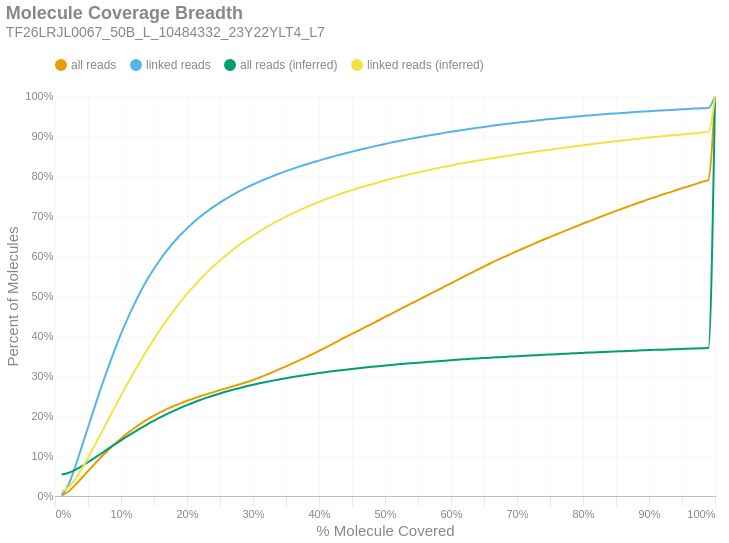

The code cell stored with this chart in its notebook:
### Markdown cell above
### Molecule Read Coverage
This chart shows molecule coverage breadth as computed by the number of bases aligned to that molecule. In other words, "*how much of each unique long molecule is actually sequenced/aligned?*" Keep in mind there is a distinction between sequences and alignments, since some sequences belonging to a particular molecule may not align well and wouldn't appear in the alignment data. This chart also shows molecule coverage breadth as computed by the *inferred fragment* from which the aligned sequences originate. Unlike read coverage, this calculation takes into account the total insert size, including unsequenced gaps between the forward and reverse reads. Like the previous figures, these are cumulative percents.

### Code cell
if SKIPLR:
    print_html(f"Skipped")
else:
    binned_df = consolidated_hist(valids['coverage_bp'], mask, 0.01, True)
    binned_df_inf = consolidated_hist(valids['coverage_inserts'], mask, 0.01, True)
    binned_df = binned_df.with_columns(pl.lit(binned_df_inf['all reads (cumsum)']).alias('all reads (inferred)'))
    binned_df = binned_df.with_columns(pl.lit(binned_df_inf['linked reads (cumsum)']).alias('linked reads (inferred)'))
    binned_df = binned_df.with_columns(
        (pl.col('bin').cast(pl.Float64) + 0.01).alias('right_edge')
    )

    with SafeRender(binned_df):
        (
            density_plot(binned_df, 'Molecule Coverage Breadth', samplename, 'molcov', ['all reads (inferred)','linked reads (inferred)'])
            .encode(
                #x=alt.X('bin:Q', title="% Molecule Covered").axis(format = '%').scale(padding=0),
                x=alt.X('right_edge:Q', title="% Molecule Covered").axis(format='%').scale(padding=0),
                y=alt.Y('value:Q', title='Percent of Molecules')
                    .axis(format='%')
                    .stack(False)
                    .scale(domainMin=0, padding=0),
                color=alt.Color("key:N").scale(domain = ["all reads", "linked reads", "all reads (inferred)", "linked reads (inferred)"]),
                tooltip = [
                    alt.Tooltip("key:N", title = "Data Type"),
                    alt.Tooltip("range_label:N", title="% Molecule Covered"),
                    alt.Tooltip("value:Q", format = ".2%", title="% Molecules")
                ]
            )
        ).display()

### Figure 1 — Vega-Lite specification as saved in the notebook (floating-point values rounded to 4 significant figures)
{"width": "container", "height": 400, "config": {"title": {"anchor": "start", "dy": -15, "fontSize": 18, "color": "#888888", "subtitleColor": "#888888", "subtitleFontSize": 14}, "arc": {"fill": "#0072B2"}, "axis": {"domainColor": "#888888", "domainWidth": 0.5, "gridWidth": 0.2, "grid": false, "titleFontWeight": 400, "titleFontSize": 15, "labelFontSize": 11, "labelColor": "#888888", "tickColor": "#888888", "tickWidth": 0.2, "titleColor": "#888888"}, "axisBand": {"grid": false}, "axisX": {"grid": true, "tickSize": 10, "domainCap": "round"}, "axisY": {"domain": false, "grid": true, "tickSize": 0, "domainCap": "round"}, "background": "transparent", "header": {"labelFontSize": 15, "labelColor": "#888888", "titleFontSize": 15, "titleFontWeight": 600, "titleColor": "#888888"}, "legend": {"labelFont": "sans-serif", "labelFontSize": 12, "labelColor": "#888888", "symbolSize": 100, "symbolType": "circle", "titleFontSize": 12, "titlePadding": 10, "titleColor": "#888888", "title": null, "orient": "top"}, "range": {"category": ["#E69F00", "#56B4E9", "#009E73", "#F0E442", "#0072B2", "#D55E00", "#CC79A7", "#000000"], "diverging": ["#cfe8f3", "#a2d4ec", "#73bfe2", "#46abdb", "#1696d2", "#12719e"]}, "area": {"fill": "#0072B2", "fillOpacity": 0.7, "line": true, "strokeOpacity": 0.7}, "line": {"color": "#0072B2", "stroke": "#0072B2", "strokeWidth": 2}, "trail": {"color": "#0072B2", "stroke": "#0072B2", "strokeWidth": 0, "size": 1}, "point": {"filled": true, "fillOpacity": 1.0, "size": 95}, "text": {"color": "#888888", "fontSize": 11, "align": "right", "fontWeight": 400, "size": 11}, "bar": {"fill": "#0072B2", "stroke": null}, "view": {"stroke": null, "continuousWidth": 660, "continuousHeight": 400}}, "data": {"name": "data-3aa18608f8f1cf3ff42fecb6bc748803"}, "mark": {"type": "line", "interpolate": "monotone", "point": {"opacity": 0, "size": 275}}, "encoding": {"color": {"field": "key", "scale": {"domain": ["all reads", "linked reads", "all reads (inferred)", "linked reads (inferred)"]}, "type": "nominal"}, "tooltip": [{"field": "key", "title": "Data Type", "type": "nominal"}, {"field": "range_label", "title": "% Molecule Covered", "type": "nominal"}, {"field": "value", "format": ".2%", "title": "% Molecules", "type": "quantitative"}], "x": {"axis": {"format": "%"}, "field": "right_edge", "scale": {"padding": 0}, "title": "% Molecule Covered", "type": "quantitative"}, "y": {"axis": {"format": "%"}, "field": "value", "scale": {"domainMin": 0, "padding": 0}, "stack": false, "title": "Percent of Molecules", "type": "quantitative"}}, "params": [{"name": "param_c36ac31b6afebe62", "select": {"type": "point", "fields": ["key"]}, "bind": "legend"}], "title": {"text": "Molecule Coverage Breadth", "subtitle": "TF26LRJL0067_50B_L_10484332_23Y22YLT4_L7"}, "transform": [{"fold": ["all reads (cumsum)", "linked reads (cumsum)", "all reads (inferred)", "linked reads (inferred)"]}, {"calculate": "replace(datum.key, ' (cumsum)', '')", "as": "key"}, {"filter": {"param": "param_c36ac31b6afebe62"}}], "usermeta": {"embedOptions": {"downloadFileName": "TF26LRJL0067_50B_L_10484332_23Y22YLT4_L7.molcov"}}, "$schema": "https://vega.github.io/schema/vega-lite/v6.4.1.json", "datasets": {"data-3aa18608f8f1cf3ff42fecb6bc748803": [{"bin": "0.0", "interval": "0.0-0.01", "all reads": 0.001056, "linked reads": 0.001948, "all reads (cumsum)": 0.001056, "linked reads (cumsum)": 0.001948, "range_label": "0.0-0.01", "all reads (inferred)": 0.05375, "linked reads (inferred)": 0.01218, "right_edge": 0.01}, {"bin": "0.01", "interval": "0.01-0.02", "all reads": 0.009596, "linked reads": 0.02478, "all reads (cumsum)": 0.01065, "linked reads (cumsum)": 0.02673, "range_label": "0.01-0.02", "all reads (inferred)": 0.05751, "linked reads (inferred)": 0.02112, "right_edge": 0.02}, {"bin": "0.02", "interval": "0.02-0.03", "all reads": 0.01581, "linked reads": 0.04336, "all reads (cumsum)": 0.02646, "linked reads (cumsum)": 0.07009, "range_label": "0.02-0.03", "all reads (inferred)": 0.0647, "linked reads (inferred)": 0.04047, "right_edge": 0.03}, {"bin": "0.03", "interval": "0.03-0.04", "all reads": 0.01779, "linked reads": 0.0501, "all reads (cumsum)": 0.04425, "linked reads (cumsum)": 0.1202, "range_label": "0.03-0.04", "all reads (inferred)": 0.07397, "linked reads (inferred)": 0.06611, "right_edge": 0.04}, {"bin": "0.04", "interval": "0.04-0.05", "all reads": 0.01797, "linked reads": 0.05111, "all reads (cumsum)": 0.06222, "linked reads (cumsum)": 0.1713, "range_label": "0.04-0.05", "all reads (inferred)": 0.08435, "linked reads (inferred)": 0.09501, "right_edge": 0.05}, {"bin": "0.05", "interval": "0.05-0.06", "all reads": 0.01779, "linked reads": 0.05082, "all reads (cumsum)": 0.08, "linked reads (cumsum)": 0.2221, "range_label": "0.05-0.06", "all reads (inferred)": 0.09528, "linked reads (inferred)": 0.1259, "right_edge": 0.06}, {"bin": "0.06", "interval": "0.06-0.07", "all reads": 0.01733, "linked reads": 0.04968, "all reads (cumsum)": 0.09733, "linked reads (cumsum)": 0.2718, "range_label": "0.06-0.07", "all reads (inferred)": 0.1063, "linked reads (inferred)": 0.1572, "right_edge": 0.07}, {"bin": "0.07", "interval": "0.07-0.08", "all reads": 0.01635, "linked reads": 0.04698, "all reads (cumsum)": 0.1137, "linked reads (cumsum)": 0.3188, "range_label": "0.07-0.08", "all reads (inferred)": 0.1173, "linked reads (inferred)": 0.1887, "right_edge": 0.08}, {"bin": "0.08", "interval": "0.08-0.09", "all reads": 0.01552, "linked reads": 0.04466, "all reads (cumsum)": 0.1292, "linked reads (cumsum)": 0.3634, "range_label": "0.08-0.09", "all reads (inferred)": 0.1284, "linked reads (inferred)": 0.2204, "right_edge": 0.09}, {"bin": "0.09", "interval": "0.09-0.1", "all reads": 0.01457, "linked reads": 0.04181, "all reads (cumsum)": 0.1438, "linked reads (cumsum)": 0.4053, "range_label": "0.09-0.1", "all reads (inferred)": 0.1393, "linked reads (inferred)": 0.2515, "right_edge": 0.1}, {"bin": "0.1", "interval": "0.1-0.11", "all reads": 0.01334, "linked reads": 0.03836, "all reads (cumsum)": 0.1571, "linked reads (cumsum)": 0.4436, "range_label": "0.1-0.11", "all reads (inferred)": 0.1497, "linked reads (inferred)": 0.2815, "right_edge": 0.11}, {"bin": "0.11", "interval": "0.11-0.12", "all reads": 0.01234, "linked reads": 0.0354, "all reads (cumsum)": 0.1695, "linked reads (cumsum)": 0.479, "range_label": "0.11-0.12", "all reads (inferred)": 0.1598, "linked reads (inferred)": 0.3105, "right_edge": 0.12}, {"bin": "0.12", "interval": "0.12-0.13", "all reads": 0.01154, "linked reads": 0.03287, "all reads (cumsum)": 0.181, "linked reads (cumsum)": 0.5119, "range_label": "0.12-0.13", "all reads (inferred)": 0.1696, "linked reads (inferred)": 0.3388, "right_edge": 0.13}, {"bin": "0.13", "interval": "0.13-0.14", "all reads": 0.01049, "linked reads": 0.02973, "all reads (cumsum)": 0.1915, "linked reads (cumsum)": 0.5416, "range_label": "0.13-0.14", "all reads (inferred)": 0.1792, "linked reads (inferred)": 0.3663, "right_edge": 0.14}, {"bin": "0.14", "interval": "0.14-0.15", "all reads": 0.009454, "linked reads": 0.02649, "all reads (cumsum)": 0.2009, "linked reads (cumsum)": 0.5681, "range_label": "0.14-0.15", "all reads (inferred)": 0.1882, "linked reads (inferred)": 0.3922, "right_edge": 0.15}, {"bin": "0.15", "interval": "0.15-0.16", "all reads": 0.008802, "linked reads": 0.02448, "all reads (cumsum)": 0.2097, "linked reads (cumsum)": 0.5926, "range_label": "0.15-0.16", "all reads (inferred)": 0.197, "linked reads (inferred)": 0.4175, "right_edge": 0.16}, {"bin": "0.16", "interval": "0.16-0.17", "all reads": 0.007953, "linked reads": 0.02199, "all reads (cumsum)": 0.2177, "linked reads (cumsum)": 0.6146, "range_label": "0.16-0.17", "all reads (inferred)": 0.2052, "linked reads (inferred)": 0.4413, "right_edge": 0.17}, {"bin": "0.17", "interval": "0.17-0.18", "all reads": 0.00727, "linked reads": 0.01982, "all reads (cumsum)": 0.225, "linked reads (cumsum)": 0.6344, "range_label": "0.17-0.18", "all reads (inferred)": 0.213, "linked reads (inferred)": 0.4637, "right_edge": 0.18}, {"bin": "0.18", "interval": "0.18-0.19", "all reads": 0.006695, "linked reads": 0.01796, "all reads (cumsum)": 0.2317, "linked reads (cumsum)": 0.6524, "range_label": "0.18-0.19", "all reads (inferred)": 0.2204, "linked reads (inferred)": 0.485, "right_edge": 0.19}, {"bin": "0.19", "interval": "0.19-0.2", "all reads": 0.006319, "linked reads": 0.01648, "all reads (cumsum)": 0.238, "linked reads (cumsum)": 0.6688, "range_label": "0.19-0.2", "all reads (inferred)": 0.2274, "linked reads (inferred)": 0.5051, "right_edge": 0.2}, {"bin": "0.2", "interval": "0.2-0.21", "all reads": 0.005874, "linked reads": 0.01525, "all reads (cumsum)": 0.2439, "linked reads (cumsum)": 0.6841, "range_label": "0.2-0.21", "all reads (inferred)": 0.2339, "linked reads (inferred)": 0.5239, "right_edge": 0.21}, {"bin": "0.21", "interval": "0.21-0.22", "all reads": 0.005566, "linked reads": 0.01405, "all reads (cumsum)": 0.2494, "linked reads (cumsum)": 0.6981, "range_label": "0.21-0.22", "all reads (inferred)": 0.2401, "linked reads (inferred)": 0.5418, "right_edge": 0.22}, {"bin": "0.22", "interval": "0.22-0.23", "all reads": 0.005296, "linked reads": 0.0129, "all reads (cumsum)": 0.2547, "linked reads (cumsum)": 0.711, "range_label": "0.22-0.23", "all reads (inferred)": 0.2459, "linked reads (inferred)": 0.5585, "right_edge": 0.23}, {"bin": "0.23", "interval": "0.23-0.24", "all reads": 0.005043, "linked reads": 0.01167, "all reads (cumsum)": 0.2598, "linked reads (cumsum)": 0.7227, "range_label": "0.23-0.24", "all reads (inferred)": 0.2513, "linked reads (inferred)": 0.5741, "right_edge": 0.24}, {"bin": "0.24", "interval": "0.24-0.25", "all reads": 0.004871, "linked reads": 0.01086, "all reads (cumsum)": 0.2646, "linked reads (cumsum)": 0.7336, "range_label": "0.24-0.25", "all reads (inferred)": 0.2564, "linked reads (inferred)": 0.589, "right_edge": 0.25}, {"bin": "0.25", "interval": "0.25-0.26", "all reads": 0.004795, "linked reads": 0.01053, "all reads (cumsum)": 0.2694, "linked reads (cumsum)": 0.7441, "range_label": "0.25-0.26", "all reads (inferred)": 0.2614, "linked reads (inferred)": 0.6031, "right_edge": 0.26}, {"bin": "0.26", "interval": "0.26-0.27", "all reads": 0.004759, "linked reads": 0.009623, "all reads (cumsum)": 0.2742, "linked reads (cumsum)": 0.7537, "range_label": "0.26-0.27", "all reads (inferred)": 0.2659, "linked reads (inferred)": 0.6162, "right_edge": 0.27}, {"bin": "0.27", "interval": "0.27-0.28", "all reads": 0.004987, "linked reads": 0.00898, "all reads (cumsum)": 0.2792, "linked reads (cumsum)": 0.7627, "range_label": "0.27-0.28", "all reads (inferred)": 0.2702, "linked reads (inferred)": 0.6287, "right_edge": 0.28}, {"bin": "0.28", "interval": "0.28-0.29", "all reads": 0.005193, "linked reads": 0.008223, "all reads (cumsum)": 0.2844, "linked reads (cumsum)": 0.7709, "range_label": "0.28-0.29", "all reads (inferred)": 0.2742, "linked reads (inferred)": 0.6402, "right_edge": 0.29}, {"bin": "0.29", "interval": "0.29-0.3", "all reads": 0.005666, "linked reads": 0.007847, "all reads (cumsum)": 0.29, "linked reads (cumsum)": 0.7788, "range_label": "0.29-0.3", "all reads (inferred)": 0.278, "linked reads (inferred)": 0.651, "right_edge": 0.3}, {"bin": "0.3", "interval": "0.3-0.31", "all reads": 0.006151, "linked reads": 0.007361, "all reads (cumsum)": 0.2962, "linked reads (cumsum)": 0.7861, "range_label": "0.3-0.31", "all reads (inferred)": 0.2817, "linked reads (inferred)": 0.6616, "right_edge": 0.31}, {"bin": "0.31", "interval": "0.31-0.32", "all reads": 0.006687, "linked reads": 0.007039, "all reads (cumsum)": 0.3029, "linked reads (cumsum)": 0.7932, "range_label": "0.31-0.32", "all reads (inferred)": 0.2851, "linked reads (inferred)": 0.6715, "right_edge": 0.32}, {"bin": "0.32", "interval": "0.32-0.33", "all reads": 0.006997, "linked reads": 0.006665, "all reads (cumsum)": 0.3099, "linked reads (cumsum)": 0.7998, "range_label": "0.32-0.33", "all reads (inferred)": 0.2885, "linked reads (inferred)": 0.6811, "right_edge": 0.33}, {"bin": "0.33", "interval": "0.33-0.34", "all reads": 0.007135, "linked reads": 0.006399, "all reads (cumsum)": 0.317, "linked reads (cumsum)": 0.8062, "range_label": "0.33-0.34", "all reads (inferred)": 0.2915, "linked reads (inferred)": 0.6898, "right_edge": 0.34}, {"bin": "0.34", "interval": "0.34-0.35", "all reads": 0.007243, "linked reads": 0.00583, "all reads (cumsum)": 0.3242, "linked reads (cumsum)": 0.8121, "range_label": "0.34-0.35", "all reads (inferred)": 0.2945, "linked reads (inferred)": 0.6983, "right_edge": 0.35}, {"bin": "0.35", "interval": "0.35-0.36", "all reads": 0.007414, "linked reads": 0.005787, "all reads (cumsum)": 0.3317, "linked reads (cumsum)": 0.8179, "range_label": "0.35-0.36", "all reads (inferred)": 0.2973, "linked reads (inferred)": 0.7065, "right_edge": 0.36}, {"bin": "0.36", "interval": "0.36-0.37", "all reads": 0.007524, "linked reads": 0.005618, "all reads (cumsum)": 0.3392, "linked reads (cumsum)": 0.8235, "range_label": "0.36-0.37", "all reads (inferred)": 0.3, "linked reads (inferred)": 0.7142, "right_edge": 0.37}, {"bin": "0.37", "interval": "0.37-0.38", "all reads": 0.007408, "linked reads": 0.005179, "all reads (cumsum)": 0.3466, "linked reads (cumsum)": 0.8287, "range_label": "0.37-0.38", "all reads (inferred)": 0.3026, "linked reads (inferred)": 0.7217, "right_edge": 0.38}, {"bin": "0.38", "interval": "0.38-0.39", "all reads": 0.007812, "linked reads": 0.005006, "all reads (cumsum)": 0.3544, "linked reads (cumsum)": 0.8337, "range_label": "0.38-0.39", "all reads (inferred)": 0.3051, "linked reads (inferred)": 0.7287, "right_edge": 0.39}, {"bin": "0.39", "interval": "0.39-0.4", "all reads": 0.008192, "linked reads": 0.004859, "all reads (cumsum)": 0.3626, "linked reads (cumsum)": 0.8385, "range_label": "0.39-0.4", "all reads (inferred)": 0.3074, "linked reads (inferred)": 0.7354, "right_edge": 0.4}, {"bin": "0.4", "interval": "0.4-0.41", "all reads": 0.008513, "linked reads": 0.004876, "all reads (cumsum)": 0.3711, "linked reads (cumsum)": 0.8434, "range_label": "0.4-0.41", "all reads (inferred)": 0.3096, "linked reads (inferred)": 0.7417, "right_edge": 0.41}, {"bin": "0.41", "interval": "0.41-0.42", "all reads": 0.00872, "linked reads": 0.004494, "all reads (cumsum)": 0.3798, "linked reads (cumsum)": 0.8479, "range_label": "0.41-0.42", "all reads (inferred)": 0.3118, "linked reads (inferred)": 0.7479, "right_edge": 0.42}, {"bin": "0.42", "interval": "0.42-0.43", "all reads": 0.008742, "linked reads": 0.004552, "all reads (cumsum)": 0.3886, "linked reads (cumsum)": 0.8524, "range_label": "0.42-0.43", "all reads (inferred)": 0.3139, "linked reads (inferred)": 0.7537, "right_edge": 0.43}, {"bin": "0.43", "interval": "0.43-0.44", "all reads": 0.008368, "linked reads": 0.004287, "all reads (cumsum)": 0.3969, "linked reads (cumsum)": 0.8567, "range_label": "0.43-0.44", "all reads (inferred)": 0.3158, "linked reads (inferred)": 0.7593, "right_edge": 0.44}, {"bin": "0.44", "interval": "0.44-0.45", "all reads": 0.008329, "linked reads": 0.004231, "all reads (cumsum)": 0.4053, "linked reads (cumsum)": 0.861, "range_label": "0.44-0.45", "all reads (inferred)": 0.3177, "linked reads (inferred)": 0.7647, "right_edge": 0.45}, {"bin": "0.45", "interval": "0.45-0.46", "all reads": 0.008256, "linked reads": 0.004019, "all reads (cumsum)": 0.4135, "linked reads (cumsum)": 0.865, "range_label": "0.45-0.46", "all reads (inferred)": 0.3196, "linked reads (inferred)": 0.7699, "right_edge": 0.46}, {"bin": "0.46", "interval": "0.46-0.47", "all reads": 0.008398, "linked reads": 0.004003, "all reads (cumsum)": 0.4219, "linked reads (cumsum)": 0.869, "range_label": "0.46-0.47", "all reads (inferred)": 0.3213, "linked reads (inferred)": 0.7749, "right_edge": 0.47}, {"bin": "0.47", "interval": "0.47-0.48", "all reads": 0.008495, "linked reads": 0.003876, "all reads (cumsum)": 0.4304, "linked reads (cumsum)": 0.8729, "range_label": "0.47-0.48", "all reads (inferred)": 0.323, "linked reads (inferred)": 0.7796, "right_edge": 0.48}, {"bin": "0.48", "interval": "0.48-0.49", "all reads": 0.008359, "linked reads": 0.003667, "all reads (cumsum)": 0.4388, "linked reads (cumsum)": 0.8765, "range_label": "0.48-0.49", "all reads (inferred)": 0.3246, "linked reads (inferred)": 0.7841, "right_edge": 0.49}, {"bin": "0.49", "interval": "0.49-0.5", "all reads": 0.009024, "linked reads": 0.003614, "all reads (cumsum)": 0.4478, "linked reads (cumsum)": 0.8801, "range_label": "0.49-0.5", "all reads (inferred)": 0.3262, "linked reads (inferred)": 0.7888, "right_edge": 0.5}, {"bin": "0.5", "interval": "0.5-0.51", "all reads": 0.007946, "linked reads": 0.00347, "all reads (cumsum)": 0.4557, "linked reads (cumsum)": 0.8836, "range_label": "0.5-0.51", "all reads (inferred)": 0.3277, "linked reads (inferred)": 0.7931, "right_edge": 0.51}, {"bin": "0.51", "interval": "0.51-0.52", "all reads": 0.008797, "linked reads": 0.003522, "all reads (cumsum)": 0.4645, "linked reads (cumsum)": 0.8871, "range_label": "0.51-0.52", "all reads (inferred)": 0.3292, "linked reads (inferred)": 0.7972, "right_edge": 0.52}, {"bin": "0.52", "interval": "0.52-0.53", "all reads": 0.008426, "linked reads": 0.003164, "all reads (cumsum)": 0.473, "linked reads (cumsum)": 0.8903, "range_label": "0.52-0.53", "all reads (inferred)": 0.3306, "linked reads (inferred)": 0.8013, "right_edge": 0.53}, {"bin": "0.53", "interval": "0.53-0.54", "all reads": 0.008366, "linked reads": 0.003125, "all reads (cumsum)": 0.4813, "linked reads (cumsum)": 0.8934, "range_label": "0.53-0.54", "all reads (inferred)": 0.332, "linked reads (inferred)": 0.8052, "right_edge": 0.54}, {"bin": "0.54", "interval": "0.54-0.55", "all reads": 0.008254, "linked reads": 0.003092, "all reads (cumsum)": 0.4896, "linked reads (cumsum)": 0.8965, "range_label": "0.54-0.55", "all reads (inferred)": 0.3333, "linked reads (inferred)": 0.809, "right_edge": 0.55}, {"bin": "0.55", "interval": "0.55-0.56", "all reads": 0.008522, "linked reads": 0.002863, "all reads (cumsum)": 0.4981, "linked reads (cumsum)": 0.8994, "range_label": "0.55-0.56", "all reads (inferred)": 0.3347, "linked reads (inferred)": 0.8127, "right_edge": 0.56}, {"bin": "0.56", "interval": "0.56-0.57", "all reads": 0.008363, "linked reads": 0.002825, "all reads (cumsum)": 0.5065, "linked reads (cumsum)": 0.9022, "range_label": "0.56-0.57", "all reads (inferred)": 0.3359, "linked reads (inferred)": 0.8162, "right_edge": 0.57}, {"bin": "0.57", "interval": "0.57-0.58", "all reads": 0.008327, "linked reads": 0.002834, "all reads (cumsum)": 0.5148, "linked reads (cumsum)": 0.905, "range_label": "0.57-0.58", "all reads (inferred)": 0.3371, "linked reads (inferred)": 0.8197, "right_edge": 0.58}, {"bin": "0.58", "interval": "0.58-0.59", "all reads": 0.008404, "linked reads": 0.002765, "all reads (cumsum)": 0.5232, "linked reads (cumsum)": 0.9078, "range_label": "0.58-0.59", "all reads (inferred)": 0.3383, "linked reads (inferred)": 0.823, "right_edge": 0.59}, {"bin": "0.59", "interval": "0.59-0.6", "all reads": 0.008628, "linked reads": 0.002731, "all reads (cumsum)": 0.5318, "linked reads (cumsum)": 0.9105, "range_label": "0.59-0.6", "all reads (inferred)": 0.3396, "linked reads (inferred)": 0.8265, "right_edge": 0.6}, {"bin": "0.6", "interval": "0.6-0.61", "all reads": 0.008418, "linked reads": 0.002539, "all reads (cumsum)": 0.5402, "linked reads (cumsum)": 0.9131, "range_label": "0.6-0.61", "all reads (inferred)": 0.3408, "linked reads (inferred)": 0.8298, "right_edge": 0.61}, {"bin": "0.61", "interval": "0.61-0.62", "all reads": 0.008701, "linked reads": 0.002601, "all reads (cumsum)": 0.5489, "linked reads (cumsum)": 0.9157, "range_label": "0.61-0.62", "all reads (inferred)": 0.3419, "linked reads (inferred)": 0.8328, "right_edge": 0.62}, {"bin": "0.62", "interval": "0.62-0.63", "all reads": 0.008483, "linked reads": 0.002425, "all reads (cumsum)": 0.5574, "linked reads (cumsum)": 0.9181, "range_label": "0.62-0.63", "all reads (inferred)": 0.3429, "linked reads (inferred)": 0.8357, "right_edge": 0.63}, {"bin": "0.63", "interval": "0.63-0.64", "all reads": 0.008196, "linked reads": 0.002295, "all reads (cumsum)": 0.5656, "linked reads (cumsum)": 0.9204, "range_label": "0.63-0.64", "all reads (inferred)": 0.3439, "linked reads (inferred)": 0.8385, "right_edge": 0.64}, {"bin": "0.64", "interval": "0.64-0.65", "all reads": 0.008082, "linked reads": 0.002367, "all reads (cumsum)": 0.5737, "linked reads (cumsum)": 0.9228, "range_label": "0.64-0.65", "all reads (inferred)": 0.3449, "linked reads (inferred)": 0.8412, "right_edge": 0.65}, {"bin": "0.65", "interval": "0.65-0.66", "all reads": 0.00811, "linked reads": 0.002244, "all reads (cumsum)": 0.5818, "linked reads (cumsum)": 0.925, "range_label": "0.65-0.66", "all reads (inferred)": 0.3459, "linked reads (inferred)": 0.8438, "right_edge": 0.66}, {"bin": "0.66", "interval": "0.66-0.67", "all reads": 0.007697, "linked reads": 0.002223, "all reads (cumsum)": 0.5895, "linked reads (cumsum)": 0.9272, "range_label": "0.66-0.67", "all reads (inferred)": 0.3468, "linked reads (inferred)": 0.8464, "right_edge": 0.67}, {"bin": "0.67", "interval": "0.67-0.68", "all reads": 0.007812, "linked reads": 0.00214, "all reads (cumsum)": 0.5973, "linked reads (cumsum)": 0.9294, "range_label": "0.67-0.68", "all reads (inferred)": 0.3477, "linked reads (inferred)": 0.8489, "right_edge": 0.68}, {"bin": "0.68", "interval": "0.68-0.69", "all reads": 0.007437, "linked reads": 0.002001, "all reads (cumsum)": 0.6048, "linked reads (cumsum)": 0.9314, "range_label": "0.68-0.69", "all reads (inferred)": 0.3486, "linked reads (inferred)": 0.8515, "right_edge": 0.69}, {"bin": "0.69", "interval": "0.69-0.7", "all reads": 0.007428, "linked reads": 0.00191, "all reads (cumsum)": 0.6122, "linked reads (cumsum)": 0.9333, "range_label": "0.69-0.7", "all reads (inferred)": 0.3496, "linked reads (inferred)": 0.8542, "right_edge": 0.7}, {"bin": "0.7", "interval": "0.7-0.71", "all reads": 0.007147, "linked reads": 0.002013, "all reads (cumsum)": 0.6193, "linked reads (cumsum)": 0.9353, "range_label": "0.7-0.71", "all reads (inferred)": 0.3505, "linked reads (inferred)": 0.8566, "right_edge": 0.71}, {"bin": "0.71", "interval": "0.71-0.72", "all reads": 0.007092, "linked reads": 0.001856, "all reads (cumsum)": 0.6264, "linked reads (cumsum)": 0.9371, "range_label": "0.71-0.72", "all reads (inferred)": 0.3513, "linked reads (inferred)": 0.859, "right_edge": 0.72}, {"bin": "0.72", "interval": "0.72-0.73", "all reads": 0.007274, "linked reads": 0.001858, "all reads (cumsum)": 0.6337, "linked reads (cumsum)": 0.939, "range_label": "0.72-0.73", "all reads (inferred)": 0.3521, "linked reads (inferred)": 0.8613, "right_edge": 0.73}, {"bin": "0.73", "interval": "0.73-0.74", "all reads": 0.006886, "linked reads": 0.001789, "all reads (cumsum)": 0.6406, "linked reads (cumsum)": 0.9408, "range_label": "0.73-0.74", "all reads (inferred)": 0.353, "linked reads (inferred)": 0.8636, "right_edge": 0.74}, {"bin": "0.74", "interval": "0.74-0.75", "all reads": 0.007214, "linked reads": 0.001713, "all reads (cumsum)": 0.6478, "linked reads (cumsum)": 0.9425, "range_label": "0.74-0.75", "all reads (inferred)": 0.3538, "linked reads (inferred)": 0.8659, "right_edge": 0.75}, {"bin": "0.75", "interval": "0.75-0.76", "all reads": 0.006532, "linked reads": 0.001509, "all reads (cumsum)": 0.6543, "linked reads (cumsum)": 0.944, "range_label": "0.75-0.76", "all reads (inferred)": 0.3546, "linked reads (inferred)": 0.8681, "right_edge": 0.76}, {"bin": "0.76", "interval": "0.76-0.77", "all reads": 0.006721, "linked reads": 0.001634, "all reads (cumsum)": 0.6611, "linked reads (cumsum)": 0.9456, "range_label": "0.76-0.77", "all reads (inferred)": 0.3554, "linked reads (inferred)": 0.8703, "right_edge": 0.77}, {"bin": "0.77", "interval": "0.77-0.78", "all reads": 0.006589, "linked reads": 0.00152, "all reads (cumsum)": 0.6676, "linked reads (cumsum)": 0.9472, "range_label": "0.77-0.78", "all reads (inferred)": 0.3562, "linked reads (inferred)": 0.8724, "right_edge": 0.78}, {"bin": "0.78", "interval": "0.78-0.79", "all reads": 0.006596, "linked reads": 0.001558, "all reads (cumsum)": 0.6742, "linked reads (cumsum)": 0.9487, "range_label": "0.78-0.79", "all reads (inferred)": 0.357, "linked reads (inferred)": 0.8746, "right_edge": 0.79}, {"bin": "0.79", "interval": "0.79-0.8", "all reads": 0.00693, "linked reads": 0.001485, "all reads (cumsum)": 0.6812, "linked reads (cumsum)": 0.9502, "range_label": "0.79-0.8", "all reads (inferred)": 0.3578, "linked reads (inferred)": 0.8768, "right_edge": 0.8}, {"bin": "0.8", "interval": "0.8-0.81", "all reads": 0.006143, "linked reads": 0.001305, "all reads (cumsum)": 0.6873, "linked reads (cumsum)": 0.9515, "range_label": "0.8-0.81", "all reads (inferred)": 0.3586, "linked reads (inferred)": 0.879, "right_edge": 0.81}, {"bin": "0.81", "interval": "0.81-0.82", "all reads": 0.006349, "linked reads": 0.001307, "all reads (cumsum)": 0.6937, "linked reads (cumsum)": 0.9528, "range_label": "0.81-0.82", "all reads (inferred)": 0.3593, "linked reads (inferred)": 0.881, "right_edge": 0.82}, {"bin": "0.82", "interval": "0.82-0.83", "all reads": 0.006446, "linked reads": 0.001305, "all reads (cumsum)": 0.7001, "linked reads (cumsum)": 0.9541, "range_label": "0.82-0.83", "all reads (inferred)": 0.36, "linked reads (inferred)": 0.883, "right_edge": 0.83}, {"bin": "0.83", "interval": "0.83-0.84", "all reads": 0.006382, "linked reads": 0.001256, "all reads (cumsum)": 0.7065, "linked reads (cumsum)": 0.9554, "range_label": "0.83-0.84", "all reads (inferred)": 0.3607, "linked reads (inferred)": 0.8849, "right_edge": 0.84}, {"bin": "0.84", "interval": "0.84-0.85", "all reads": 0.006088, "linked reads": 0.001153, "all reads (cumsum)": 0.7126, "linked reads (cumsum)": 0.9565, "range_label": "0.84-0.85", "all reads (inferred)": 0.3614, "linked reads (inferred)": 0.8869, "right_edge": 0.85}, {"bin": "0.85", "interval": "0.85-0.86", "all reads": 0.006102, "linked reads": 0.001205, "all reads (cumsum)": 0.7187, "linked reads (cumsum)": 0.9577, "range_label": "0.85-0.86", "all reads (inferred)": 0.3621, "linked reads (inferred)": 0.8888, "right_edge": 0.86}, {"bin": "0.86", "interval": "0.86-0.87", "all reads": 0.005949, "linked reads": 0.001115, "all reads (cumsum)": 0.7246, "linked reads (cumsum)": 0.9589, "range_label": "0.86-0.87", "all reads (inferred)": 0.3628, "linked reads (inferred)": 0.8906, "right_edge": 0.87}, {"bin": "0.87", "interval": "0.87-0.88", "all reads": 0.005916, "linked reads": 0.00114, "all reads (cumsum)": 0.7305, "linked reads (cumsum)": 0.96, "range_label": "0.87-0.88", "all reads (inferred)": 0.3634, "linked reads (inferred)": 0.8925, "right_edge": 0.88}, {"bin": "0.88", "interval": "0.88-0.89", "all reads": 0.005778, "linked reads": 0.001075, "all reads (cumsum)": 0.7363, "linked reads (cumsum)": 0.9611, "range_label": "0.88-0.89", "all reads (inferred)": 0.3641, "linked reads (inferred)": 0.8943, "right_edge": 0.89}, {"bin": "0.89", "interval": "0.89-0.9", "all reads": 0.005794, "linked reads": 0.001023, "all reads (cumsum)": 0.7421, "linked reads (cumsum)": 0.9621, "range_label": "0.89-0.9", "all reads (inferred)": 0.3647, "linked reads (inferred)": 0.8961, "right_edge": 0.9}, {"bin": "0.9", "interval": "0.9-0.91", "all reads": 0.005315, "linked reads": 0.0009162, "all reads (cumsum)": 0.7474, "linked reads (cumsum)": 0.963, "range_label": "0.9-0.91", "all reads (inferred)": 0.3653, "linked reads (inferred)": 0.8978, "right_edge": 0.91}, {"bin": "0.91", "interval": "0.91-0.92", "all reads": 0.005983, "linked reads": 0.0009759, "all reads (cumsum)": 0.7534, "linked reads (cumsum)": 0.964, "range_label": "0.91-0.92", "all reads (inferred)": 0.3659, "linked reads (inferred)": 0.8994, "right_edge": 0.92}, {"bin": "0.92", "interval": "0.92-0.93", "all reads": 0.005024, "linked reads": 0.0009451, "all reads (cumsum)": 0.7584, "linked reads (cumsum)": 0.9649, "range_label": "0.92-0.93", "all reads (inferred)": 0.3665, "linked reads (inferred)": 0.901, "right_edge": 0.93}, {"bin": "0.93", "interval": "0.93-0.94", "all reads": 0.005413, "linked reads": 0.000918, "all reads (cumsum)": 0.7639, "linked reads (cumsum)": 0.9658, "range_label": "0.93-0.94", "all reads (inferred)": 0.367, "linked reads (inferred)": 0.9025, "right_edge": 0.94}, {"bin": "0.94", "interval": "0.94-0.95", "all reads": 0.005582, "linked reads": 0.0008855, "all reads (cumsum)": 0.7694, "linked reads (cumsum)": 0.9667, "range_label": "0.94-0.95", "all reads (inferred)": 0.3676, "linked reads (inferred)": 0.904, "right_edge": 0.95}, {"bin": "0.95", "interval": "0.95-0.96", "all reads": 0.004883, "linked reads": 0.0009343, "all reads (cumsum)": 0.7743, "linked reads (cumsum)": 0.9677, "range_label": "0.95-0.96", "all reads (inferred)": 0.3682, "linked reads (inferred)": 0.9057, "right_edge": 0.96}, {"bin": "0.96", "interval": "0.96-0.97", "all reads": 0.005345, "linked reads": 0.0008277, "all reads (cumsum)": 0.7797, "linked reads (cumsum)": 0.9685, "range_label": "0.96-0.97", "all reads (inferred)": 0.3687, "linked reads (inferred)": 0.9071, "right_edge": 0.97}, {"bin": "0.97", "interval": "0.97-0.98", "all reads": 0.005459, "linked reads": 0.0007427, "all reads (cumsum)": 0.7851, "linked reads (cumsum)": 0.9692, "range_label": "0.97-0.98", "all reads (inferred)": 0.3693, "linked reads (inferred)": 0.9086, "right_edge": 0.98}, {"bin": "0.98", "interval": "0.98-0.99", "all reads": 0.005318, "linked reads": 0.0008168, "all reads (cumsum)": 0.7904, "linked reads (cumsum)": 0.9701, "range_label": "0.98-0.99", "all reads (inferred)": 0.37, "linked reads (inferred)": 0.9103, "right_edge": 0.99}, {"bin": "0.99", "interval": "0.99-1.0", "all reads": 0.2096, "linked reads": 0.02995, "all reads (cumsum)": 1.0, "linked reads (cumsum)": 1.0, "range_label": "0.99-1.0", "all reads (inferred)": 1.0, "linked reads (inferred)": 1.0, "right_edge": 1.0}]}}
